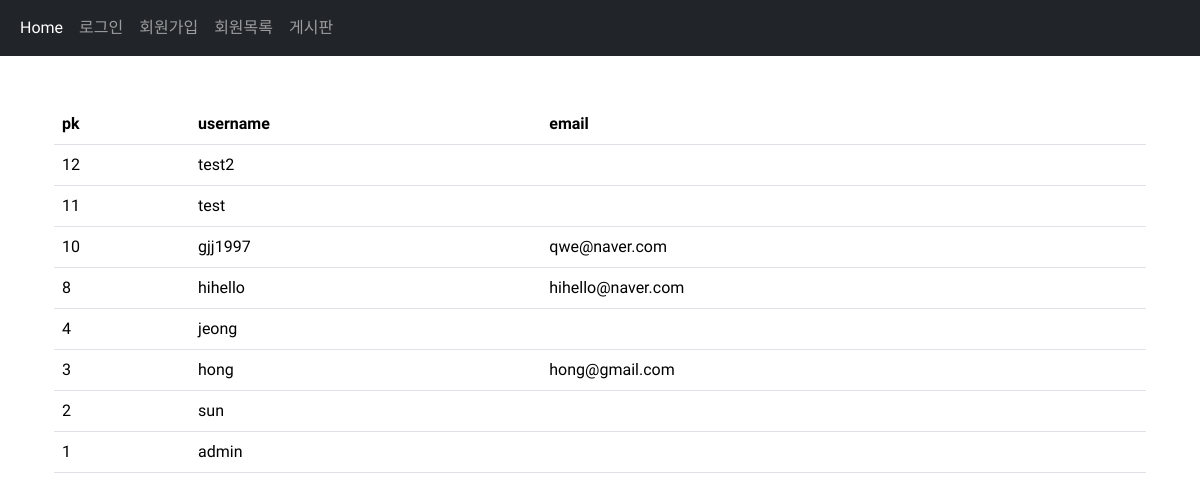
Screenshot of /accounts/ with the database file from the repository.
### accounts/models.py (models this page shows, shortened)
class User(AbstractUser):
    profile_image = models.ImageField(upload_to="images/", blank=True)
    followings = models.ManyToManyField(
        "self", symmetrical=False, related_name="followers"
    )

### accounts/views.py (the view)
# urls.py: path("", views.index, name="index"),
def index(request):
    accounts = get_user_model().objects.order_by("-pk")
    context = {"accounts": accounts}
    return render(request, "accounts/index.html", context)

### accounts/templates/accounts/index.html
{% extends 'base.html' %}
{% load django_bootstrap5 %}
{% block body %}
<div class="container my-3">
    <table class="table">
        <thead>
            <tr class="thead-dark">
                <th>pk</th>
                <th>username</th>
                <th>email</th>
            </tr>
        </thead>
        <tbody>
            {% for account in accounts %}
            <tr onClick='location.href="detail/{{account.pk}}/"' style='cursor: pointer;'>
                <td>{{ account.pk }}</td>
                <td>{{ account.username }}</a></td>
                <td>{{ account.email }}</td>
            </tr>
            {% endfor %}
        </tbody>
    </table>
</div>
{% endblock %}

### pjt/templates/base.html (style rules this page uses)
* { font-family: 'IBM Plex Sans KR', sans-serif; }

### rows the page displays
User: pk "12", username "test2"
User: pk "11", username "test"
User: pk "10", username "gjj1997", email "qwe@naver.com"
User: pk "8", username "hihello", email "hihello@naver.com"
User: pk "4", username "jeong"
User: pk "3", username "hong", email "hong@gmail.com"
User: pk "2", username "sun"
User: pk "1", username "admin"
